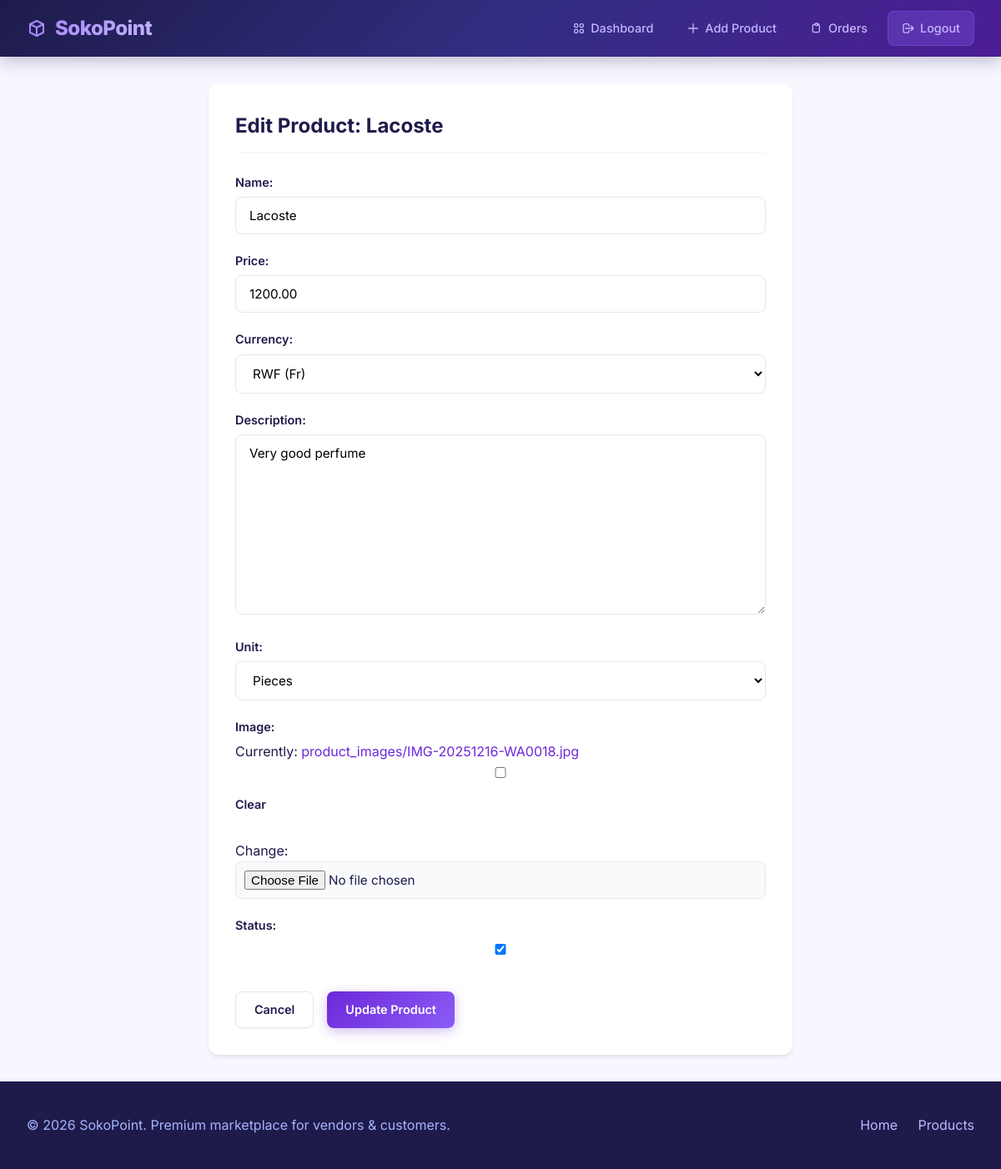
The app's page /product/2/edit/ (signed in) with its own data.
### product/models.py (models this page shows, shortened)
class Product(models.Model):
    CURRENCY_CHOICES = [
        ('USD', 'USD ($)'),
        ('RWF', 'RWF (Fr)'),
        ('EUR', 'EUR (€)'),
        ('KES', 'KES (KSh)'),
    ]
    UNIT_CHOICES = [
        ("kg", "Kilogram"),
        ("g", "Gram"),
        ("pcs", "Pieces"),
        ("lit", "Litre"),
        ("ml", "Millilitre"),
        ("m", "Metre"),
        ("cm", "Centimetre"),
        ("mm", "Millimetre"),
        ("inch", "Inch"),
        ("foot", "Foot"),
        ("yard", "Yard"),
        ("bag", "Bag"),
        ("box", "Box"),
        ("crate", "Crate"),
        ("bunch", "Bunch"),
    ]
    vendor = models.ForeignKey('account.CustomUser', on_delete=models.CASCADE, related_name='products')
    name = models.CharField(max_length=100)
    price = models.DecimalField(max_digits=10, decimal_places=2)
    currency = models.CharField(max_length=10, choices=CURRENCY_CHOICES, default='USD')
    description = models.TextField()
    unit = models.CharField(max_length=20, choices=UNIT_CHOICES, default='pcs')
    image = models.ImageField(upload_to='product_images/', blank=True, null=True)
    status = models.BooleanField(default=True)
    created_at = models.DateTimeField(auto_now_add=True)
    updated_at = models.DateTimeField(auto_now=True)

### product/views.py (the view)
# urls.py: path('<int:product_id>/edit/', views.edit_product, name='edit_product'),
@login_required
def edit_product(request, product_id):
    product = get_object_or_404(Product, id=product_id)
    if request.user.user_type != 'vendor' or product.vendor != request.user:
        return redirect('vendor_dashboard')
    if request.method == 'POST':
        form = ProductForm(request.POST, request.FILES, instance=product)
        if form.is_valid():
            form.save()
            return redirect('vendor_dashboard')
    else:
        form = ProductForm(instance=product)
    return render(request, 'product_edit.html', {'form': form, 'product': product})

### product/form.py
class ProductForm(forms.ModelForm):
    class Meta:
        model = Product
        fields = [
            'name',
            'price',
            'currency',
            'description',
            'unit',
            'image',
            'status',
        ]

### cart/context_processors.py (called while the page is built)
def cart_context(request):
    return {'cart': Cart(request)}

### product/template/product_edit.html (shortened to what this page needs)
{% extends 'base.html' %}
{% block content %}
<div class="form-container">
    <h1>Edit Product: {{ product.name }}</h1>
    <form method="POST" enctype="multipart/form-data">
        {{ form.as_p }}
        <div class="flex gap-2 mt-3">
            <a href="{% url 'vendor_dashboard' %}" class="btn btn-secondary">Cancel</a>
            <button type="submit" class="btn btn-primary">Update Product</button>
        </div>
    </form>
</div>
{% endblock %}

### records on screen
Product: name "Lacoste", price "1200.00", currency "RWF (Fr)", description "Very good perfume", unit "Pieces", status "☑"
